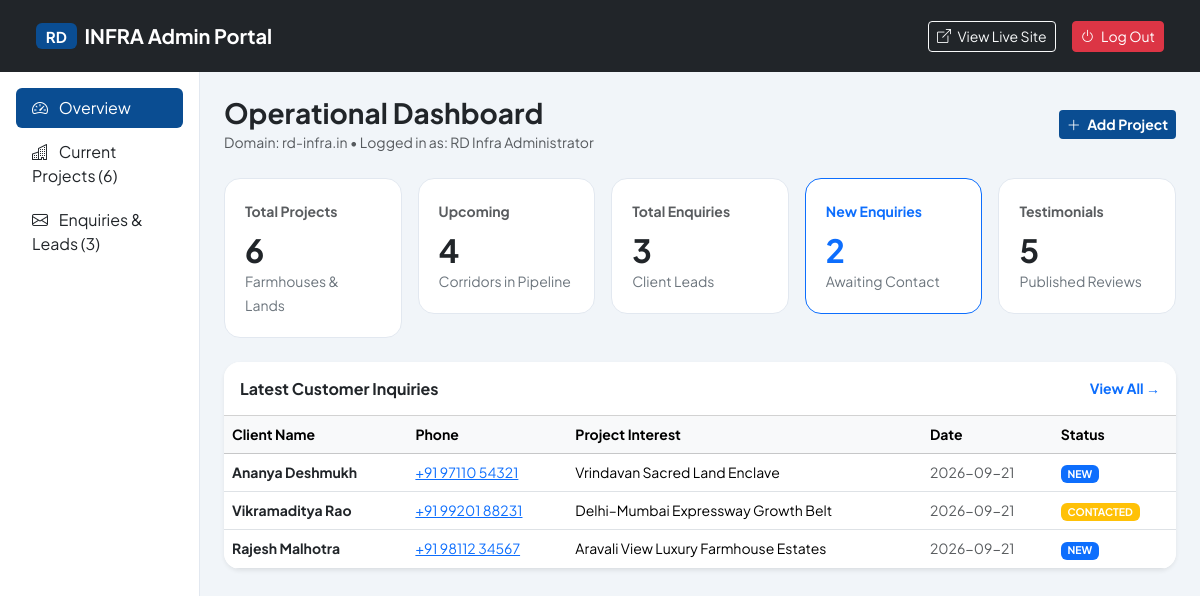
Page /admin/dashboard.php (signed in) on the committed database.
### tables this page shows
CREATE TABLE IF NOT EXISTS `enquiries` (
  `id` INT AUTO_INCREMENT PRIMARY KEY,
  `name` VARCHAR(150) NOT NULL,
  `phone` VARCHAR(50) NOT NULL,
  `email` VARCHAR(150) DEFAULT NULL,
  `project` VARCHAR(255) NOT NULL,
  `requirement` VARCHAR(150) NOT NULL,
  `message` TEXT DEFAULT NULL,
  `status` ENUM('new', 'contacted', 'closed') DEFAULT 'new',
  `created_at` TIMESTAMP DEFAULT CURRENT_TIMESTAMP
);

### config/config.php (called while the page is built, shortened)
<?php
function sanitize($input) {
    return htmlspecialchars(trim($input ?? ''), ENT_QUOTES, 'UTF-8');
}
?>

### admin/dashboard.php (the view, shortened to what this page needs)
<?php
require_once __DIR__ . '/../config/config.php';
require_once __DIR__ . '/../config/db.php';
$total_projects = $pdo->query("SELECT COUNT(*) FROM projects")->fetchColumn();
$total_upcoming = $pdo->query("SELECT COUNT(*) FROM upcoming_projects")->fetchColumn();
$total_enquiries = $pdo->query("SELECT COUNT(*) FROM enquiries")->fetchColumn();
$new_enquiries = $pdo->query("SELECT COUNT(*) FROM enquiries WHERE status = 'new'")->fetchColumn();
$total_testimonials = $pdo->query("SELECT COUNT(*) FROM testimonials")->fetchColumn();
$recent_enquiries = $pdo->query("SELECT * FROM enquiries ORDER BY id DESC LIMIT 5")->fetchAll();
?>
<!DOCTYPE html>
<html lang="en">
<head>
  <link href="https://cdn.jsdelivr.net/npm/bootstrap@5.3.2/dist/css/bootstrap.min.css" rel="stylesheet">
  <link rel="stylesheet" href="https://cdn.jsdelivr.net/npm/bootstrap-icons@1.11.3/font/bootstrap-icons.min.css">
</head>
<body>
<nav class="navbar navbar-expand-lg navbar-dark bg-dark px-4 py-3 sticky-top">
  <div class="container-fluid">
    <a class="navbar-brand d-flex align-items-center gap-2 fw-bold" href="dashboard.php">
      <span class="badge bg-primary" style="background-color: #0A4D92 !important;">RD</span>
      <span>INFRA Admin Portal</span>
    </a>
    <div class="d-flex align-items-center gap-3">
      <a href="../index.php" target="_blank" class="btn btn-outline-light btn-sm">
        <i class="bi bi-box-arrow-up-right me-1"></i> View Live Site
      </a>
      <a href="logout.php" class="btn btn-danger btn-sm">
        <i class="bi bi-power me-1"></i> Log Out
      </a>
    </div>
  </div>
</nav>
<div class="container-fluid">
  <div class="row">
    <div class="col-md-3 col-lg-2 sidebar p-3">
      <ul class="nav nav-pills flex-column gap-1">
        <li class="nav-item">
          <a class="nav-link active bg-primary" style="background-color: #0A4D92 !important;" href="dashboard.php">
            <i class="bi bi-speedometer2 me-2"></i> Overview
          </a>
        </li>
        <li class="nav-item">
          <a class="nav-link text-dark" href="projects.php">
            <i class="bi bi-buildings me-2"></i> Current Projects (<?php echo $total_projects; ?>)
          </a>
        </li>
        <li class="nav-item">
          <a class="nav-link text-dark" href="enquiries.php">
            <i class="bi bi-envelope me-2"></i> Enquiries & Leads (<?php echo $total_enquiries; ?>)
          </a>
        </li>
      </ul>
    </div>
    <div class="col-md-9 col-lg-10 p-4">
      <div class="d-flex justify-content-between align-items-center mb-4">
        <div>
          <h3 class="fw-bold text-dark mb-0">Operational Dashboard</h3>
          <small class="text-muted">Domain: <?php echo SITE_DOMAIN; ?> &bull; Logged in as: <?php echo sanitize($_SESSION['admin_name'] ?? 'Administrator'); ?></small>
        </div>
        <a href="projects.php?action=add" class="btn btn-primary btn-sm fw-bold" style="background-color: #0A4D92; border: none;">
          <i class="bi bi-plus-lg me-1"></i> Add Project
        </a>
      </div>
      <div class="row g-3 mb-4">
        <div class="col-sm-6 col-xl">
          <div class="stat-card">
            <span class="text-muted small fw-bold uppercase">Total Projects</span>
            <h2 class="fw-bold text-dark mt-2 mb-0"><?php echo $total_projects; ?></h2>
            <small class="text-secondary">Farmhouses & Lands</small>
          </div>
        </div>
        <div class="col-sm-6 col-xl">
          <div class="stat-card">
            <span class="text-muted small fw-bold uppercase">Upcoming</span>
            <h2 class="fw-bold text-dark mt-2 mb-0"><?php echo $total_upcoming; ?></h2>
            <small class="text-secondary">Corridors in Pipeline</small>
          </div>
        </div>
        <div class="col-sm-6 col-xl">
          <div class="stat-card">
            <span class="text-muted small fw-bold uppercase">Total Enquiries</span>
            <h2 class="fw-bold text-dark mt-2 mb-0"><?php echo $total_enquiries; ?></h2>
            <small class="text-secondary">Client Leads</small>
          </div>
        </div>
        <div class="col-sm-6 col-xl">
          <div class="stat-card border-primary">
            <span class="text-primary small fw-bold uppercase">New Enquiries</span>
            <h2 class="fw-bold text-primary mt-2 mb-0"><?php echo $new_enquiries; ?></h2>
            <small class="text-secondary">Awaiting Contact</small>
          </div>
        </div>
        <div class="col-sm-6 col-xl">
          <div class="stat-card">
            <span class="text-muted small fw-bold uppercase">Testimonials</span>
            <h2 class="fw-bold text-dark mt-2 mb-0"><?php echo $total_testimonials; ?></h2>
            <small class="text-secondary">Published Reviews</small>
          </div>
        </div>
      </div>
      <div class="card border-0 shadow-sm rounded-4 overflow-hidden bg-white">
        <div class="card-header bg-white py-3 d-flex justify-content-between align-items-center">
          <h6 class="fw-bold text-dark mb-0">Latest Customer Inquiries</h6>
          <a href="enquiries.php" class="text-primary text-decoration-none small fw-bold">View All &rarr;</a>
        </div>
        <div class="table-responsive">
          <table class="table table-hover align-middle mb-0 small">
            <thead class="table-light">
              <tr>
                <th>Client Name</th>
                <th>Phone</th>
                <th>Project Interest</th>
                <th>Date</th>
                <th>Status</th>
              </tr>
            </thead>
            <tbody>
              <?php foreach ($recent_enquiries as $enq): ?>
                <tr>
                  <td class="fw-bold text-dark"><?php echo sanitize($enq['name']); ?></td>
                  <td><a href="tel:<?php echo sanitize($enq['phone']); ?>"><?php echo sanitize($enq['phone']); ?></a></td>
                  <td><?php echo sanitize($enq['project']); ?></td>
                  <td class="text-muted"><?php echo substr($enq['created_at'], 0, 10); ?></td>
                  <td>
                    <span class="badge <?php echo $enq['status'] === 'new' ? 'bg-primary' : ($enq['status'] === 'contacted' ? 'bg-warning' : 'bg-success'); ?>">
                      <?php echo strtoupper($enq['status']); ?>
                    </span>
                  </td>
                </tr>
              <?php endforeach; ?>
            </tbody>
          </table>
        </div>
      </div>
    </div>
  </div>
</div>
</body>
</html>

### admin/dashboard.php (style rules this page uses)
body { font-family: 'Plus Jakarta Sans', sans-serif; background-color: #f1f5f9; }
.sidebar { min-height: calc(100vh - 65px); background: #ffffff; border-right: 1px solid #e2e8f0; }
.stat-card { border-radius: 16px; border: 1px solid #e2e8f0; background: #ffffff; padding: 20px; }

### rows in the picture
enquiries: name "Ananya Deshmukh", phone "+91 97110 54321", project "Vrindavan Sacred Land Enclave", created_at "2026-09-21", status "NEW"
enquiries: name "Vikramaditya Rao", phone "+91 99201 88231", project "Delhi–Mumbai Expressway Growth Belt", created_at "2026-09-21", status "CONTACTED"
enquiries: name "Rajesh Malhotra", phone "+91 98112 34567", project "Aravali View Luxury Farmhouse Estates", created_at "2026-09-21", status "NEW"

### other values in the picture
$total_projects "6"
$total_enquiries "3"
SITE_DOMAIN "rd-infra.in"
$_SESSION['admin_name'] "RD Infra Administrator"
$total_upcoming "4"
$new_enquiries "2"
$total_testimonials "5"
